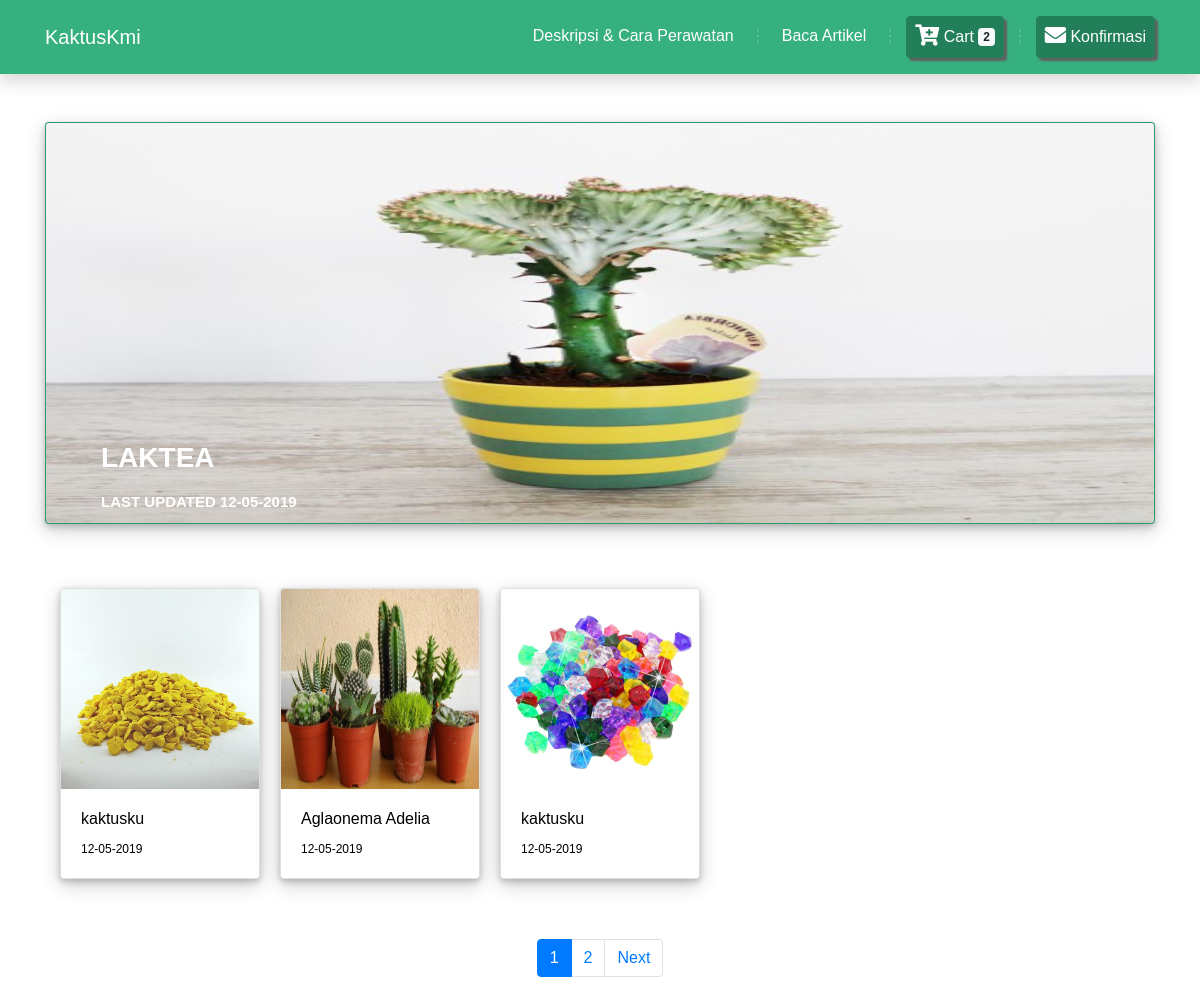
Page /index.php/article on the committed database.
### tables this page shows
CREATE TABLE `artikel` (
  `kode_artikel` int(11) NOT NULL,
  `judul` varchar(60) NOT NULL,
  `isi` text NOT NULL,
  `tanggal` int(11) NOT NULL,
  `gambar` varchar(40) NOT NULL
);

### index.php (called while the page is built, shortened)
<?php
require_once BASEPATH.'core/CodeIgniter.php';

### application/models/Article_Model.php (called while the page is built, shortened)
<?php
class Article_Model extends CI_Model
{
        public function getArtikelBaru(){
          $this->db->select("*");
          $this->db->from("artikel");
          $this->db->limit(1);
          $this->db->order_by('tanggal', 'DESC');
          return $this->db->get()->result();
      }
}

### application/config/config.php (called while the page is built, shortened)
<?php
$config['base_url'] = 'http://localhost/kmikaktusdua/';
$config['index_page'] = '';
$config['uri_protocol']	= 'REQUEST_URI';
$config['url_suffix'] = '';
$config['language']	= 'english';
$config['charset'] = 'UTF-8';
$config['enable_hooks'] = FALSE;
$config['subclass_prefix'] = '';
$config['composer_autoload'] = FALSE;
$config['permitted_uri_chars'] = 'a-z 0-9~%.:_\-';
$config['enable_query_strings'] = FALSE;
$config['controller_trigger'] = 'c';
$config['function_trigger'] = 'm';
$config['directory_trigger'] = 'd';
$config['allow_get_array'] = TRUE;
$config['log_threshold'] = 0;
$config['log_path'] = '';
$config['log_file_extension'] = '';
$config['log_file_permissions'] = 0644;
$config['log_date_format'] = 'Y-m-d H:i:s';
$config['error_views_path'] = '';
$config['cache_path'] = '';
$config['cache_query_string'] = FALSE;
$config['encryption_key'] = '2d8+e6]K0?ocWp7&`K)>6Ky"|.x|%nuwafC~S/+6_mZI9/17y=sKKG.;Tt}k';
$config['sess_driver'] = 'files';
$config['sess_cookie_name'] = 'ci_session';
$config['sess_expiration'] = 7200;
$config['sess_save_path'] = NULL;
$config['sess_match_ip'] = FALSE;
$config['sess_time_to_update'] = 300;
$config['sess_regenerate_destroy'] = FALSE;
$config['cookie_prefix']	= '';
$config['cookie_domain']	= '';
$config['cookie_path']		= '/';
$config['cookie_secure']	= FALSE;
$config['cookie_httponly'] 	= FALSE;
$config['standardize_newlines'] = FALSE;
$config['global_xss_filtering'] = FALSE;
$config['csrf_protection'] = FALSE;
$config['csrf_token_name'] = 'csrf_test_name';
$config['csrf_cookie_name'] = 'csrf_cookie_name';
$config['csrf_expire'] = 7200;
$config['csrf_regenerate'] = TRUE;
$config['csrf_exclude_uris'] = array();
$config['compress_output'] = FALSE;
$config['time_reference'] = 'local';
$config['rewrite_short_tags'] = FALSE;
$config['proxy_ips'] = '';

### application/views/article/index.php (the view, shortened to what this page needs)
<br><br>
<div class="container">
<?php
     foreach($artikelbaru as $b){
          echo '
          <a href="'. base_url().'article/artikel/'.$b->kode_artikel.'" style="color:white; text-decoration: none;">
          <div class="card bg-dark text-white">
          <img class="card-img" src="'. base_url().'gambar/'.$b->gambar.'" alt="Card-image" style="height:400px">
          <div class="card-img-overlay">
               <div class="container">
                    <div class="card-body">
                    <div id="card-article-text">
                    <p class="card-title" style="font-size:28px">'.$b->judul.'</p>
                    <p class="card-text" style="font-size:15px">Last updated '.date("d-m-Y", $b->tanggal).'</p>
                    </div>
               </div>
               </div>
          </div>
          </a>
          ';
     }
?>
</div>
<section class="container">
	<br><br>
	<div class="card-columns my-3"  style="color:black; text-decoration: none;">
          <?php
                    foreach($data->result() as $a){
                         echo '
                         <a href="'. base_url().'article/artikel/'.$a->kode_artikel.'" style="color:black; text-decoration: none;">
                         <div class="card">
                              <img src="'. base_url().'gambar/'.$a->gambar.'" style="height:200px" class="card-img-top d-block w-100" alt="...">
                                   <div class="card-body">
                                   <h6 class="card-title">'.$a->judul.'</h6>
                                   <p class="card-text" style="font-size:12px">'.date("d-m-Y", $a->tanggal).'</p>
                                   </div>
                              </a>
                         </div>
                         ';
                    }
               ?>
</section>
<section class="container my-5">
	<?php echo $pagination; ?>
</section>

### application/controllers/Article.php (shortened to what this page needs)
<?php
    Class Article extends CI_Controller
    {
        public function __construct(){
            $this->load->model('Article_Model');
            $this->load->library('pagination');
        }
        public function index()
        {
            $data['artikelbaru'] = $this->Article_Model->getArtikelBaru();
            $judul['judul'] = 'Artikel Kaktuskmi';
            $config['base_url'] = site_url('article/index');
            $config['total_rows'] = $this->db->count_all('artikel');
            $config['per_page'] = 3;
            $config["uri_segment"] = 3;
            $choice = $config["total_rows"] / $config["per_page"];
            $config["num_links"] = floor($choice);
            $config['first_link']       = 'First';
            $config['last_link']        = 'Last';
            $config['next_link']        = 'Next';
            $config['prev_link']        = 'Prev';
            $config['full_tag_open']    = '<div class="pagging text-center"><nav><ul class="pagination justify-content-center">';
            $config['full_tag_close']   = '</ul></nav></div>';
            $config['num_tag_open']     = '<li class="page-item"><span class="page-link">';
            $config['num_tag_close']    = '</span></li>';
            $config['cur_tag_open']     = '<li class="page-item active"><span class="page-link">';
            $config['cur_tag_close']    = '<span class="sr-only">(current)</span></span></li>';
            $config['next_tag_open']    = '<li class="page-item"><span class="page-link">';
            $config['next_tagl_close']  = '<span aria-hidden="true">&raquo;</span></span></li>';
            $config['prev_tag_open']    = '<li class="page-item"><span class="page-link">';
            $config['prev_tagl_close']  = '</span>Next</li>';
            $config['first_tag_open']   = '<li class="page-item"><span class="page-link">';
            $config['first_tagl_close'] = '</span></li>';
            $config['last_tag_open']    = '<li class="page-item"><span class="page-link">';
            $config['last_tagl_close']  = '</span></li>';
            $this->pagination->initialize($config);
            $data['page'] = ($this->uri->segment(3)) ? $this->uri->segment(3) : 0;
            $data['data'] = $this->Article_Model->getDataArtikel($config["per_page"], $data['page']);
            $data['pagination'] = $this->pagination->create_links();
            $this->load->view('templates/header' ,$judul);
            $this->load->view('article/index', $data);
            $this->load->view('templates/footer');
        }
    }
?>

### application/views/templates/header.php (shortened to what this page needs)
<!doctype html>
<html lang="en">
<head>
	<link rel="stylesheet" href="https://use.fontawesome.com/releases/v5.8.1/css/all.css"
>
	<link rel="stylesheet" href="<?php echo base_url()?>assets/css/bootstrap.min.css">
	<link rel="stylesheet" href="<?php echo base_url()?>assets/css/style.css">
	<link rel="stylesheet" href="<?php echo base_url()?>assets/fonts/Dosis/Dosis.css">
</head>
<body>
	<nav class="navbar sticky-top navbar-expand-lg navbar-dark bg-dark shadow p-3">
		<div class="container">
			<a class="navbar-brand" href="<?= base_url(); ?>">
				KaktusKmi</a>
			<div class="collapse navbar-collapse" id="navbarSupportedContent">
				<ul class="navbar-nav ml-auto">
					<li class="nav-item">
						<a class="nav-link" style="color:white;" href="<?= base_url(); ?>description/index"> Deskripsi & Cara Perawatan</a>
					</li>
					<li class="nav-item d-none d-lg-block disabled"><span class="nav-link disabled">⋮</span></li>
					<li class="nav-item">
						<a class="nav-link" style="color:white;" href="<?= base_url(); ?>article/index"> Baca Artikel</a>
					</li>
					<li class="nav-item d-none d-lg-block disabled"><span class="nav-link disabled">⋮</span></li>
					<li class="nav-item">
						<a class="nav-link btn btn-success" style="color:white;" href="<?= base_url(); ?>Keranjang/tampil_cart"> <i class="fas fa-cart-plus fa-lg"></i> Cart <span class="badge badge-light">2</span></a>
					</li>
					<li class="nav-item d-none d-lg-block disabled"><span class="nav-link disabled">⋮</span></li>
					<li class="nav-item">
						<a class="nav-link btn btn-success" style="color:white;" href="<?= base_url(); ?>konfirmasi/index"> <i class="fas fa-envelope fa-lg"></i> Konfirmasi</a>
					</li>
				</ul>
			</div>
		</div>
	</nav>

### application/views/templates/footer.php (shortened to what this page needs)
  </body>
</html>

### assets/css/style.css (style rules this page uses)
#card-article-text { text-transform: uppercase; position: absolute; bottom: 10px; font-weight: bold; font-family: Arial, Helvetica, sans-serif; }

### rows in the picture
artikel: gambar (picture), judul "LAKTEA", tanggal "12-05-2019"
artikel: gambar (picture), judul "kaktusku", tanggal "12-05-2019"
artikel: gambar (picture), judul "Aglaonema Adelia", tanggal "12-05-2019"
artikel: gambar (picture), judul "kaktusku", tanggal "12-05-2019"

### other values in the picture
$pagination "1 2 Next"
